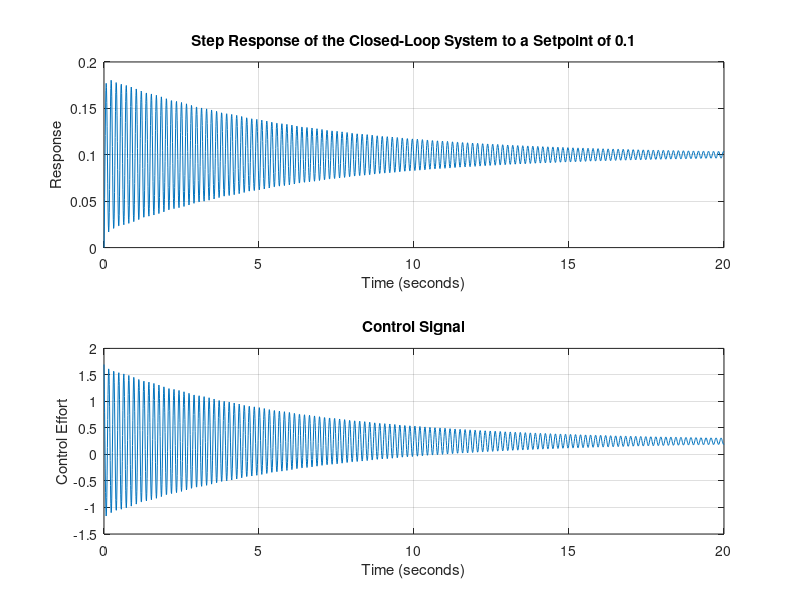

This chart was generated by the following MATLAB code:
s = tf('s');
sys = 100 / (s^2 + (20.1 * s) / 10 + 102);

% Given PID gains
Kp = 14.1;
Ki = 286;
Kd = 0.173;

% Create the PID controller with the given gains
cont = pid(Kp, Ki, Kd);

% Combine the system and the controller in a closed-loop configuration
closed_loop_sys = feedback(cont * sys, 1);

% Define the desired setpoint
setpoint = 0.1;

% Generate the step response for the closed-loop system to the given setpoint
t = 0:0.01:20; % Define a time vector from 0 to 20 seconds with 0.01 second intervals
[y, t] = step(setpoint * closed_loop_sys, t);

% Compute the error signal
error = setpoint - y;

% Initialize variables for PID control
dt = t(2) - t(1);
integral = 0;
previous_error = 0;
control_signal = zeros(size(t));

% Calculate the control signal
for i = 1:length(t)
    % Proportional term
    P = Kp * error(i);
    
    % Integral term
    integral = integral + error(i) * dt;
    I = Ki * integral;
    
    % Derivative term
    if i > 1
        derivative = (error(i) - previous_error) / dt;
    else
        derivative = 0;
    end
    D = Kd * derivative;
    
    % PID output
    control_signal(i) = P + I + D;
    
    % Update previous error
    previous_error = error(i);
end

% Plot the system response
figure;
subplot(2, 1, 1);
plot(t, y);
title('Step Response of the Closed-Loop System to a Setpoint of 0.1');
xlabel('Time (seconds)');
ylabel('Response');
grid on;

% Plot the control signal
subplot(2, 1, 2);
plot(t, control_signal);
title('Control Signal');
xlabel('Time (seconds)');
ylabel('Control Effort');
grid on;
